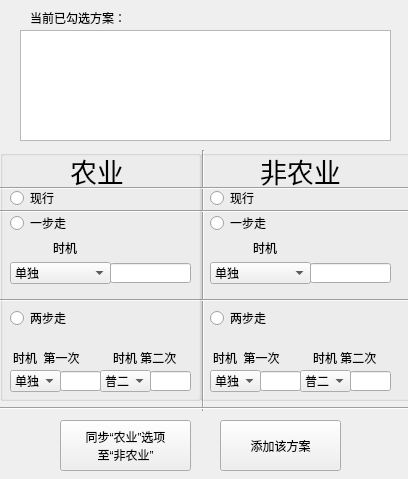
         <widget class="QWidget" name="scrollAreaWidgetContents_2">
          <property name="geometry">
           <rect>
            <x>0</x>
            <y>0</y>
            <width>408</width>
            <height>479</height>
           </rect>
          </property>
          <widget class="Line" name="line_4">
           <property name="geometry">
            <rect>
             <x>193</x>
             <y>150</y>
             <width>20</width>
             <height>261</height>
            </rect>
           </property>
           <property name="orientation">
            <enum>Qt::Vertical</enum>
           </property>
          </widget>
          <widget class="Line" name="line_7">
           <property name="geometry">
            <rect>
             <x>0</x>
             <y>180</y>
             <width>411</width>
             <height>16</height>
            </rect>
           </property>
           <property name="orientation">
            <enum>Qt::Horizontal</enum>
           </property>
          </widget>
          <widget class="Line" name="line_8">
           <property name="geometry">
            <rect>
             <x>0</x>
             <y>201</y>
             <width>411</width>
             <height>20</height>
            </rect>
           </property>
           <property name="orientation">
            <enum>Qt::Horizontal</enum>
           </property>
          </widget>
          <widget class="Line" name="line_9">
           <property name="geometry">
            <rect>
             <x>0</x>
             <y>290</y>
             <width>411</width>
             <height>20</height>
            </rect>
           </property>
           <property name="orientation">
            <enum>Qt::Horizontal</enum>
           </property>
          </widget>
          <widget class="QPushButton" name="pushButton_6">
           <property name="geometry">
            <rect>
             <x>60</x>
             <y>420</y>
             <width>131</width>
             <height>51</height>
            </rect>
           </property>
           <property name="text">
            <string>同步“农业”选项
至“非农业”</string>
           </property>
          </widget>
          <widget class="QGroupBox" name="groupBox_3">
           <property name="geometry">
            <rect>
             <x>0</x>
             <y>150</y>
             <width>201</width>
             <height>251</height>
            </rect>
           </property>
           <property name="font">
            <font>
             <strikeout>false</strikeout>
             <kerning>true</kerning>
            </font>
           </property>
           <property name="title">
            <string/>
           </property>
           <property name="flat">
            <bool>true</bool>
           </property>
           <property name="checkable">
            <bool>false</bool>
           </property>
           <widget class="QRadioButton" name="radioButton_208">
            <property name="geometry">
             <rect>
              <x>10</x>
              <y>65</y>
              <width>89</width>
              <height>16</height>
             </rect>
            </property>
            <property name="text">
             <string>一步走</string>
            </property>
           </widget>
           <widget class="QLabel" name="label_16">
            <property name="geometry">
             <rect>
              <x>70</x>
              <y>5</y>
              <width>71</width>
              <height>31</height>
             </rect>
            </property>
            <property name="font">
             <font>
              <pointsize>20</pointsize>
             </font>
            </property>
            <property name="text">
             <string>农业</string>
            </property>
           </widget>
           <widget class="QRadioButton" name="radioButton_209">
            <property name="geometry">
             <rect>
              <x>10</x>
              <y>40</y>
              <width>89</width>
              <height>16</height>
             </rect>
            </property>
            <property name="text">
             <string>现行</string>
            </property>
           </widget>
           <widget class="QRadioButton" name="radioButton_210">
            <property name="geometry">
             <rect>
              <x>10</x>
              <y>160</y>
              <width>89</width>
              <height>16</height>
             </rect>
            </property>
            <property name="text">
             <string>两步走</string>
            </property>
           </widget>
           <widget class="QLabel" name="label_8">
            <property name="geometry">
             <rect>
              <x>53</x>
              <y>90</y>
              <width>31</width>
              <height>16</height>
             </rect>
            </property>
            <property name="text">
             <string>时机</string>
            </property>
           </widget>
           <widget class="QComboBox" name="NongYiBuXiaLa">
            <property name="geometry">
             <rect>
              <x>10</x>
              <y>112</y>
              <width>101</width>
              <height>22</height>
             </rect>
            </property>
            <item>
             <property name="text">
              <string>单独</string>
             </property>
            </item>
            <item>
             <property name="text">
              <string>单独后</string>
             </property>
            </item>
            <item>
             <property name="text">
              <string>普二</string>
             </property>
            </item>
           </widget>
           <widget class="QComboBox" name="NongDiYiBu">
            <property name="geometry">
             <rect>
              <x>10</x>
              <y>220</y>
              <width>51</width>
              <height>22</height>
             </rect>
            </property>
            <item>
             <property name="text">
              <string>单独</string>
             </property>
            </item>
            <item>
             <property name="text">
              <string>单独后</string>
             </property>
            </item>
           </widget>
           <widget class="QLabel" name="label_17">
            <property name="geometry">
             <rect>
              <x>13</x>
              <y>200</y>
              <width>91</width>
              <height>16</height>
             </rect>
            </property>
            <property name="text">
             <string>时机  第一次</string>
            </property>
           </widget>
           <widget class="QComboBox" name="NongDiErBu">
            <property name="geometry">
             <rect>
              <x>100</x>
              <y>220</y>
              <width>51</width>
              <height>22</height>
             </rect>
            </property>
            <item>
             <property name="text">
              <string>普二</string>
             </property>
            </item>
           </widget>
           <widget class="QLabel" name="label_18">
            <property name="geometry">
             <rect>
              <x>113</x>
              <y>200</y>
              <width>91</width>
              <height>16</height>
             </rect>
            </property>
            <property name="text">
             <string>时机 第二次</string>
            </property>
           </widget>
           <widget class="QLineEdit" name="NongYiBuShiJi">
            <property name="geometry">
             <rect>
              <x>110</x>
              <y>113</y>
              <width>81</width>
              <height>20</height>
             </rect>
            </property>
           </widget>
           <widget class="QLineEdit" name="NongDiYiBu_2">
            <property name="geometry">
             <rect>
              <x>60</x>
              <y>221</y>
              <width>41</width>
              <height>20</height>
             </rect>
            </property>
           </widget>
           <widget class="QLineEdit" name="comboBox_14">
            <property name="geometry">
             <rect>
              <x>150</x>
              <y>221</y>
              <width>41</width>
              <height>20</height>
             </rect>
            </property>
           </widget>
          </widget>
          <widget class="QGroupBox" name="groupBox_4">
           <property name="geometry">
            <rect>
             <x>200</x>
             <y>150</y>
             <width>211</width>
             <height>251</height>
            </rect>
           </property>
           <property name="title">
            <string/>
           </property>
           <property name="flat">
            <bool>true</bool>
           </property>
           <widget class="QRadioButton" name="radioButton_211">
            <property name="geometry">
             <rect>
              <x>10</x>
              <y>40</y>
              <width>89</width>
              <height>16</height>
             </rect>
            </property>
            <property name="text">
             <string>现行</string>
            </property>
           </widget>
           <widget class="QRadioButton" name="radioButton_212">
            <property name="geometry">
             <rect>
              <x>10</x>
              <y>160</y>
              <width>89</width>
              <height>16</height>
             </rect>
            </property>
            <property name="text">
             <string>两步走</string>
            </property>
           </widget>
           <widget class="QLabel" name="label_19">
            <property name="geometry">
             <rect>
              <x>60</x>
              <y>5</y>
              <width>101</width>
              <height>31</height>
             </rect>
            </property>
            <property name="font">
             <font>
              <pointsize>20</pointsize>
             </font>
            </property>
            <property name="text">
             <string>非农业</string>
            </property>
           </widget>
           <widget class="QRadioButton" name="radioButton_213">
            <property name="geometry">
             <rect>
              <x>10</x>
              <y>65</y>
              <width>89</width>
              <height>16</height>
             </rect>
            </property>
            <property name="text">
             <string>一步走</string>
            </property>
           </widget>
           <widget class="QComboBox" name="FeiNongYiBuXiaLa">
            <property name="geometry">
             <rect>
              <x>10</x>
              <y>112</y>
              <width>101</width>
              <height>22</height>
             </rect>
            </property>
            <item>
             <property name="text">
              <string>单独</string>
             </property>
            </item>
            <item>
             <property name="text">
              <string>单独后</string>
             </property>
            </item>
            <item>
             <property name="text">
              <string>普二</string>
             </property>
            </item>
           </widget>
           <widget class="QLabel" name="label_20">
            <property name="geometry">
             <rect>
              <x>53</x>
              <y>90</y>
              <width>31</width>
              <height>16</height>
             </rect>
            </property>
            <property name="text">
             <string>时机</string>
            </property>
           </widget>
           <widget class="QComboBox" name="comboBox_24">
            <property name="geometry">
             <rect>
              <x>10</x>
              <y>220</y>
              <width>51</width>
              <height>22</height>
             </rect>
            </property>
            <item>
             <property name="text">
              <string>单独</string>
             </property>
            </item>
            <item>
             <property name="text">
              <string>单独后</string>
             </property>
            </item>
           </widget>
           <widget class="QComboBox" name="comboBox_16">
            <property name="geometry">
             <rect>
              <x>100</x>
              <y>220</y>
              <width>51</width>
              <height>22</height>
             </rect>
            </property>
            <item>
             <property name="text">
              <string>普二</string>
             </property>
            </item>
           </widget>
           <widget class="QLabel" name="label_21">
            <property name="geometry">
             <rect>
              <x>113</x>
              <y>200</y>
              <width>91</width>
              <height>16</height>
             </rect>
            </property>
            <property name="text">
             <string>时机 第二次</string>
            </property>
           </widget>
           <widget class="QLabel" name="label_22">
            <property name="geometry">
             <rect>
              <x>13</x>
              <y>200</y>
              <width>91</width>
              <height>16</height>
             </rect>
            </property>
            <property name="text">
             <string>时机  第一次</string>
            </property>
           </widget>
           <widget class="QLineEdit" name="FeiNongYiBuShiJi">
            <property name="geometry">
             <rect>
              <x>110</x>
              <y>113</y>
              <width>81</width>
              <height>20</height>
             </rect>
            </property>
           </widget>
           <widget class="QLineEdit" name="comboBox_18">
            <property name="geometry">
             <rect>
              <x>60</x>
              <y>221</y>
              <width>41</width>
              <height>20</height>
             </rect>
            </property>
           </widget>
           <widget class="QLineEdit" name="comboBox_19">
            <property name="geometry">
             <rect>
              <x>150</x>
              <y>221</y>
              <width>41</width>
              <height>20</height>
             </rect>
            </property>
           </widget>
          </widget>
          <widget class="QLabel" name="label_23">
           <property name="geometry">
            <rect>
             <x>30</x>
             <y>10</y>
             <width>121</width>
             <height>16</height>
            </rect>
           </property>
           <property name="text">
            <string>当前已勾选方案：</string>
           </property>
          </widget>
          <widget class="QPushButton" name="pushButton_7">
           <property name="geometry">
            <rect>
             <x>220</x>
             <y>420</y>
             <width>121</width>
             <height>51</height>
            </rect>
           </property>
           <property name="text">
            <string>添加该方案</string>
           </property>
          </widget>
          <widget class="QListWidget" name="strategylist">
           <property name="geometry">
            <rect>
             <x>20</x>
             <y>30</y>
             <width>371</width>
             <height>111</height>
            </rect>
           </property>
           <property name="selectionRectVisible">
            <bool>false</bool>
           </property>
          </widget>
          <widget class="Line" name="line_10">
           <property name="geometry">
            <rect>
             <x>0</x>
             <y>400</y>
             <width>411</width>
             <height>16</height>
            </rect>
           </property>
           <property name="orientation">
            <enum>Qt::Horizontal</enum>
           </property>
          </widget>
         </widget>
